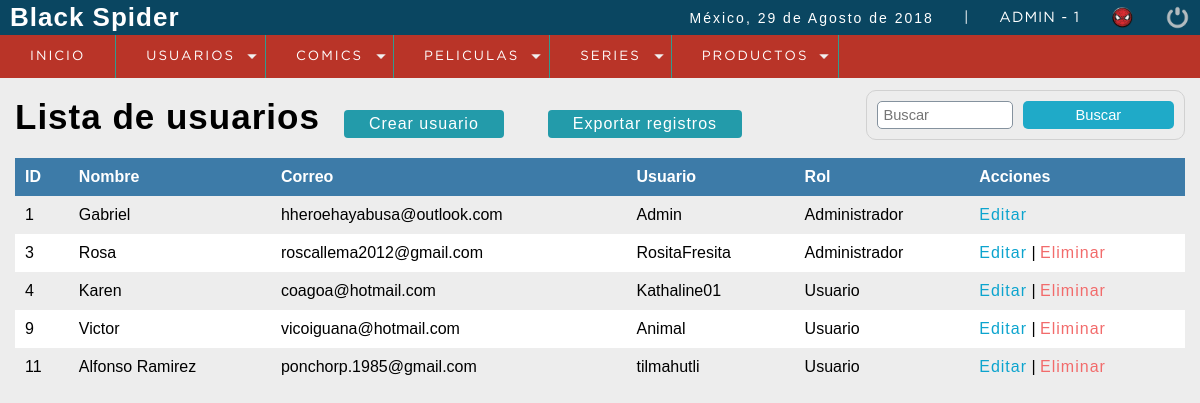
Screenshot of /BDSpidey/sistema/lista_usuarios.php (signed in) with the database file from the repository.
### tables this page shows
CREATE TABLE `usuario` (
  `idusuario` int(11) NOT NULL,
  `nombre` varchar(100) NOT NULL,
  `email` varchar(100) NOT NULL,
  `clave` varchar(100) NOT NULL,
  `usuario` varchar(100) NOT NULL,
  `rol` int(11) NOT NULL
);

CREATE TABLE `rol` (
  `idrol` int(11) NOT NULL,
  `rol` varchar(100) NOT NULL
);

### BDSpidey/sistema/includes/functions.php (called while the page is built, shortened)
<?php
	function fechaC(){
		$mes = array("","Enero",
					  "Febrero",
					  "Marzo",
					  "Abril",
					  "Mayo",
					  "Junio",
					  "Julio",
					  "Agosto",
					  "Septiembre",
					  "Octubre",
					  "Noviembre",
					  "Diciembre");
		return date('d')." de ". $mes[date('n')] . " de " . date('Y');
	}
 ?>

### BDSpidey/sistema/lista_usuarios.php (the view, shortened to what this page needs)
<?php
	include "../conexion.php";
 ?>
<!DOCTYPE html>
<html lang="en">
<head>
	<?php include "includes/scripts.php"; ?>
</head>
<body>
	<?php include "includes/header.php"; ?>
	<section id="container">
		<h1>Lista de usuarios</h1>
		<a href="registro_usuario.php" class="btn_new">Crear usuario</a>
		<a href="exportar_usuario.php" class="btn_new">Exportar registros</a>
		<form action="buscar_usuario.php" method="get" class="form_search">
			<input type="text" name="busqueda" id="busqueda" placeholder="Buscar">
			<input type="submit" value="Buscar" class="btn_search">
		</form>
		<table>
			<tr>
				<th>ID</th>
				<th>Nombre</th>
				<th>Correo</th>
				<th>Usuario</th>
				<th>Rol</th>
				<th>Acciones</th>
			</tr>
		<?php
			$query = mysqli_query($conection,"SELECT u.idusuario, u.nombre, u.email, u.usuario, r.rol FROM usuario u INNER JOIN rol r ON u.rol = r.idrol");
			$result = mysqli_num_rows($query);
			if($result > 0){
				while ($data = mysqli_fetch_array($query)) {
			?>
				<tr>
					<td><?php echo $data["idusuario"]; ?></td>
					<td><?php echo $data["nombre"]; ?></td>
					<td><?php echo $data["email"]; ?></td>
					<td><?php echo $data["usuario"]; ?></td>
					<td><?php echo $data['rol'] ?></td>
					<td>
						<a class="link_edit" href="editar_usuario.php?id=<?php echo $data["idusuario"]; ?>">Editar</a>
					<?php if($data["idusuario"] != 1){ ?>
						|
						<a class="link_delete" href="eliminar_confirmar_usuario.php?id=<?php echo $data["idusuario"]; ?>">Eliminar</a>
					<?php } ?>
					</td>
				</tr>
		<?php
				}
			}
		 ?>
		</table>
	</section>
</body>
</html>

### BDSpidey/sistema/includes/scripts.php (shortened to what this page needs)
<link rel="stylesheet" type="text/css" href="css/styl.css">
<?php include "functions.php"; ?>

### BDSpidey/sistema/includes/header.php (shortened to what this page needs)
<header>
	<div class="header">
		<h1>Black Spider</h1>
		<div class="optionsBar">
			<p>México, <?php echo fechaC(); ?></p>
			<span>|</span>
			<span class="user"><?php echo $_SESSION['usuario'].' - '.$_SESSION['rol']; ?></span>
			<img class="photouser" src="img/Icon.png" alt="Usuario">
			<a href="salir.php"><img class="close" src="img/salir.png" alt="Salir del sistema" title="Salir"></a>
		</div>
	</div>
	<?php include "nav.php"; ?>
</header>

### BDSpidey/sistema/includes/nav.php (shortened to what this page needs)
<nav>
	<ul>
		<li><a href="index.php">Inicio</a></li>
	<?php
		if($_SESSION['rol'] == 1){
	 ?>
		<li class="principal">
			<a href="#">Usuarios</a>
		</li>
	<?php } ?>
		<li class="principal">
			<a href="#">Comics</a>
		</li>
		<li class="principal">
			<a href="#">Peliculas</a>
		</li>
		<li class="principal">
			<a href="#">Series</a>
							<li class="principal">
			<a href="#">Productos</a>
		</li>
		</li>
	</ul>
</nav>

### BDSpidey/sistema/css/styl.css (style rules this page uses)
* { margin: 0; padding: 0; box-sizing: border-box; }
body { background: #ededed; }
h1, h2, h3, h4, h5, h6 { font-family: 'arial'; font-weight: bold; letter-spacing: 1px; }
h1 { font-size: 26px; }
p { font-family: 'arial'; letter-spacing: 2px; font-size: 14px; line-height: 20px; }
a { text-decoration: none; font-family: arial; letter-spacing: 1px; }
span { font-family: 'GothamBook'; letter-spacing: 1px; font-size: 14px; line-height: 20px; }
header { position: fixed; width: 100%; }
.header { color: #FFF; background: #0a4661; height: 35px; display: -webkit-flex; display: -moz-flex; display: -ms-flex; display: -o-flex; display: flex; justify-content: space-between; align-items: center; padding: 10px; }
.optionsBar { display: -webkit-flex; display: -moz-flex; display: -ms-flex; display: -o-flex; display: flex; justify-content: center; align-items: center; }
.optionsBar span { color: #FFF; font-size: 11pt; font-family: 'GothamBook'; text-transform: uppercase; margin-left: 30px; }
.photouser { margin-left: 30px; width: 25px; height: 25px; }
.close { width: 25px; height: 25px; }
.optionsBar a { display: -webkit-flex; display: -moz-flex; display: -ms-flex; display: -o-flex; display: flex; margin-left: 30px; }
nav ul { background: #b93428; list-style: none; display: -webkit-flex; display: -moz-flex; display: -ms-flex; display: -o-flex; display: flex; justify-content: left; align-items: center; }
nav ul > li a { position: relative; }
nav a { color: #FFF; display: block; font-size: 10pt; font-family: 'GothamBook'; padding: 15px 30px; text-transform: uppercase; letter-spacing: 2px; transition: background .5s; border-right: 1px solid #319B8F; }
nav .principal > a { background: url(../images/arrow_bottom.png) no-repeat; background-position-x: 0%; background-position-y: 0%; background-size: auto auto; background-position: 94% center; background-size: 10px; }
#container { padding: 90px 15px 15px; }
form { background: #FFF; margin: auto; padding: 20px 50px; border: 1px solid #d1d1d1; }
input,select { display: block; width: 100%; font-size: 11pt; padding: 5px; border: 1px solid #85929e; border-radius: 5px; }
#container h1 { font-size: 35px; display: inline-block; }
.btn_new { display: inline-block; background: #239baa; color: #FFF; padding: 5px 25px; border-radius: 4px; margin: 20px; }
table { border-collapse: collapse; font-size: 12pt; font-family: 'arial'; width: 100%; }
table th { text-align: left; padding: 10px; background: #3d7ba8; color: #FFF; }
table tr:nth-child(odd) { background: #FFF; }
table td { padding: 10px; }
.link_edit { color: #0ca4ce; }
.link_delete { color: #f26b6b; }
.form_search { display: -webkit-flex; display: -moz-flex; display: -ms-flex; display: -o-flex; display: flex; float: right; background: initial; padding: 10px; border-radius: 10px; }
.form_search .btn_search { background: #1faac8; color: #FFF; padding: 0 20px; border: 0; cursor: pointer; margin-left: 10px; }

### rows the page displays
usuario: idusuario "1", nombre "Gabriel", email "hheroehayabusa@outlook.com", usuario "Admin", rol.rol "Administrador"
usuario: idusuario "3", nombre "Rosa", email "roscallema2012@gmail.com", usuario "RositaFresita", rol.rol "Administrador"
usuario: idusuario "4", nombre "Karen", email "coagoa@hotmail.com", usuario "Kathaline01", rol.rol "Usuario"
usuario: idusuario "9", nombre "Victor", email "vicoiguana@hotmail.com", usuario "Animal", rol.rol "Usuario"
usuario: idusuario "11", nombre "Alfonso Ramirez", email "ponchorp.1985@gmail.com", usuario "tilmahutli", rol.rol "Usuario"

### other values shown
fechaC() "29 de Agosto de 2018"
$_SESSION['usuario'] "ADMIN"
$_SESSION['rol'] "1"
